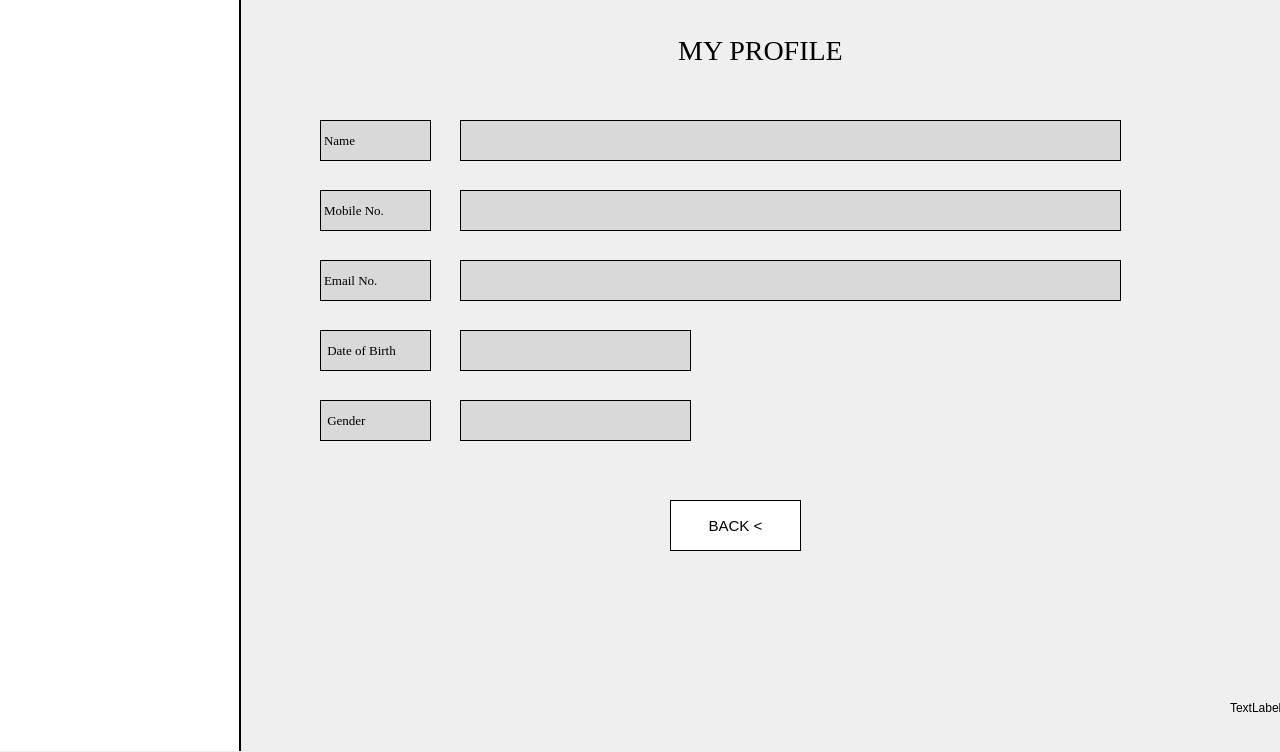
<?xml version="1.0" encoding="UTF-8"?>
<ui version="4.0">
 <class>Form</class>
 <widget class="QWidget" name="Form">
  <property name="geometry">
   <rect>
    <x>0</x>
    <y>0</y>
    <width>1280</width>
    <height>752</height>
   </rect>
  </property>
  <property name="windowTitle">
   <string>Form</string>
  </property>
  <widget class="QLabel" name="label">
   <property name="geometry">
    <rect>
     <x>0</x>
     <y>0</y>
     <width>1280</width>
     <height>750</height>
    </rect>
   </property>
   <property name="styleSheet">
    <string notr="true">background-image: url(:/Main/BG.jpg);</string>
   </property>
   <property name="text">
    <string/>
   </property>
  </widget>
  <widget class="QLabel" name="label_3">
   <property name="geometry">
    <rect>
     <x>-10</x>
     <y>0</y>
     <width>251</width>
     <height>751</height>
    </rect>
   </property>
   <property name="styleSheet">
    <string notr="true">background-color: rgb(255, 255, 255);
border-right:2px solid


</string>
   </property>
   <property name="text">
    <string/>
   </property>
  </widget>
  <widget class="QLabel" name="label_6">
   <property name="geometry">
    <rect>
     <x>50</x>
     <y>70</y>
     <width>121</width>
     <height>121</height>
    </rect>
   </property>
   <property name="styleSheet">
    <string notr="true">image: url(:/IMAGES/AMJH - Copy - Copy.png);

border:1px solid rgb(255, 255, 255);</string>
   </property>
   <property name="text">
    <string>&lt;html&gt;&lt;head/&gt;&lt;body&gt;&lt;p&gt;&lt;img src=&quot;:/Main/120.jpeg&quot;/&gt;&lt;/p&gt;&lt;/body&gt;&lt;/html&gt;</string>
   </property>
  </widget>
  <widget class="QLabel" name="label_9">
   <property name="geometry">
    <rect>
     <x>260</x>
     <y>30</y>
     <width>1001</width>
     <height>41</height>
    </rect>
   </property>
   <property name="font">
    <font>
     <family>Times New Roman</family>
     <pointsize>21</pointsize>
    </font>
   </property>
   <property name="styleSheet">
    <string notr="true"/>
   </property>
   <property name="text">
    <string>MY PROFILE</string>
   </property>
   <property name="alignment">
    <set>Qt::AlignCenter</set>
   </property>
  </widget>
  <widget class="QLabel" name="username_ug">
   <property name="geometry">
    <rect>
     <x>1230</x>
     <y>700</y>
     <width>55</width>
     <height>16</height>
    </rect>
   </property>
   <property name="text">
    <string>TextLabel</string>
   </property>
  </widget>
  <widget class="QLabel" name="label_5">
   <property name="geometry">
    <rect>
     <x>320</x>
     <y>330</y>
     <width>111</width>
     <height>41</height>
    </rect>
   </property>
   <property name="font">
    <font>
     <family>Times New Roman</family>
     <pointsize>10</pointsize>
    </font>
   </property>
   <property name="styleSheet">
    <string notr="true">background-color: rgb(217, 217, 217);
border: 1px ridge </string>
   </property>
   <property name="text">
    <string> Date of Birth </string>
   </property>
  </widget>
  <widget class="QLabel" name="label_10">
   <property name="geometry">
    <rect>
     <x>320</x>
     <y>400</y>
     <width>111</width>
     <height>41</height>
    </rect>
   </property>
   <property name="font">
    <font>
     <family>Times New Roman</family>
     <pointsize>10</pointsize>
    </font>
   </property>
   <property name="styleSheet">
    <string notr="true">background-color: rgb(217, 217, 217);
border: 1px ridge 
</string>
   </property>
   <property name="text">
    <string> Gender</string>
   </property>
  </widget>
  <widget class="QLabel" name="label_11">
   <property name="geometry">
    <rect>
     <x>320</x>
     <y>190</y>
     <width>111</width>
     <height>41</height>
    </rect>
   </property>
   <property name="font">
    <font>
     <family>Times New Roman</family>
     <pointsize>10</pointsize>
    </font>
   </property>
   <property name="styleSheet">
    <string notr="true">background-color: rgb(217, 217, 217);
border: 1px ridge </string>
   </property>
   <property name="text">
    <string>Mobile No.</string>
   </property>
  </widget>
  <widget class="QLabel" name="label_12">
   <property name="geometry">
    <rect>
     <x>320</x>
     <y>120</y>
     <width>111</width>
     <height>41</height>
    </rect>
   </property>
   <property name="font">
    <font>
     <family>Times New Roman</family>
     <pointsize>10</pointsize>
    </font>
   </property>
   <property name="styleSheet">
    <string notr="true">background-color: rgb(217, 217, 217);
border: 1px ridge </string>
   </property>
   <property name="text">
    <string>Name</string>
   </property>
  </widget>
  <widget class="QLabel" name="label_13">
   <property name="geometry">
    <rect>
     <x>320</x>
     <y>260</y>
     <width>111</width>
     <height>41</height>
    </rect>
   </property>
   <property name="font">
    <font>
     <family>Times New Roman</family>
     <pointsize>10</pointsize>
    </font>
   </property>
   <property name="styleSheet">
    <string notr="true">background-color: rgb(217, 217, 217);
border: 1px ridge </string>
   </property>
   <property name="text">
    <string>Email No.</string>
   </property>
  </widget>
  <widget class="QLabel" name="name_lb">
   <property name="geometry">
    <rect>
     <x>460</x>
     <y>120</y>
     <width>661</width>
     <height>41</height>
    </rect>
   </property>
   <property name="font">
    <font>
     <family>Times New Roman</family>
     <pointsize>10</pointsize>
    </font>
   </property>
   <property name="styleSheet">
    <string notr="true">background-color: rgb(217, 217, 217);
border: 1px ridge </string>
   </property>
   <property name="text">
    <string/>
   </property>
  </widget>
  <widget class="QLabel" name="mobile_lb">
   <property name="geometry">
    <rect>
     <x>460</x>
     <y>190</y>
     <width>661</width>
     <height>41</height>
    </rect>
   </property>
   <property name="font">
    <font>
     <family>Times New Roman</family>
     <pointsize>10</pointsize>
    </font>
   </property>
   <property name="styleSheet">
    <string notr="true">background-color: rgb(217, 217, 217);
border: 1px ridge </string>
   </property>
   <property name="text">
    <string/>
   </property>
  </widget>
  <widget class="QLabel" name="dob_lb">
   <property name="geometry">
    <rect>
     <x>460</x>
     <y>330</y>
     <width>231</width>
     <height>41</height>
    </rect>
   </property>
   <property name="font">
    <font>
     <family>Times New Roman</family>
     <pointsize>10</pointsize>
    </font>
   </property>
   <property name="styleSheet">
    <string notr="true">background-color: rgb(217, 217, 217);
border: 1px ridge </string>
   </property>
   <property name="text">
    <string/>
   </property>
  </widget>
  <widget class="QLabel" name="email_lb">
   <property name="geometry">
    <rect>
     <x>460</x>
     <y>260</y>
     <width>661</width>
     <height>41</height>
    </rect>
   </property>
   <property name="font">
    <font>
     <family>Times New Roman</family>
     <pointsize>10</pointsize>
    </font>
   </property>
   <property name="styleSheet">
    <string notr="true">background-color: rgb(217, 217, 217);
border: 1px ridge </string>
   </property>
   <property name="text">
    <string/>
   </property>
  </widget>
  <widget class="QLabel" name="gender_lb">
   <property name="geometry">
    <rect>
     <x>460</x>
     <y>400</y>
     <width>231</width>
     <height>41</height>
    </rect>
   </property>
   <property name="font">
    <font>
     <family>Times New Roman</family>
     <pointsize>10</pointsize>
    </font>
   </property>
   <property name="styleSheet">
    <string notr="true">background-color: rgb(217, 217, 217);
border: 1px ridge </string>
   </property>
   <property name="text">
    <string/>
   </property>
  </widget>
  <widget class="QPushButton" name="back_mypr">
   <property name="geometry">
    <rect>
     <x>670</x>
     <y>500</y>
     <width>131</width>
     <height>51</height>
    </rect>
   </property>
   <property name="font">
    <font>
     <pointsize>11</pointsize>
    </font>
   </property>
   <property name="styleSheet">
    <string notr="true">border:1px ridge;
background-color: rgb(255, 255, 255);</string>
   </property>
   <property name="text">
    <string>BACK &lt;</string>
   </property>
  </widget>
  <zorder>username_ug</zorder>
  <zorder>label</zorder>
  <zorder>label_3</zorder>
  <zorder>label_6</zorder>
  <zorder>label_9</zorder>
  <zorder>label_5</zorder>
  <zorder>label_10</zorder>
  <zorder>label_11</zorder>
  <zorder>label_12</zorder>
  <zorder>label_13</zorder>
  <zorder>name_lb</zorder>
  <zorder>mobile_lb</zorder>
  <zorder>dob_lb</zorder>
  <zorder>email_lb</zorder>
  <zorder>gender_lb</zorder>
  <zorder>back_mypr</zorder>
 </widget>
 <resources>
  <include location="Mainqrcall.qrc"/>
 </resources>
 <connections/>
</ui>
